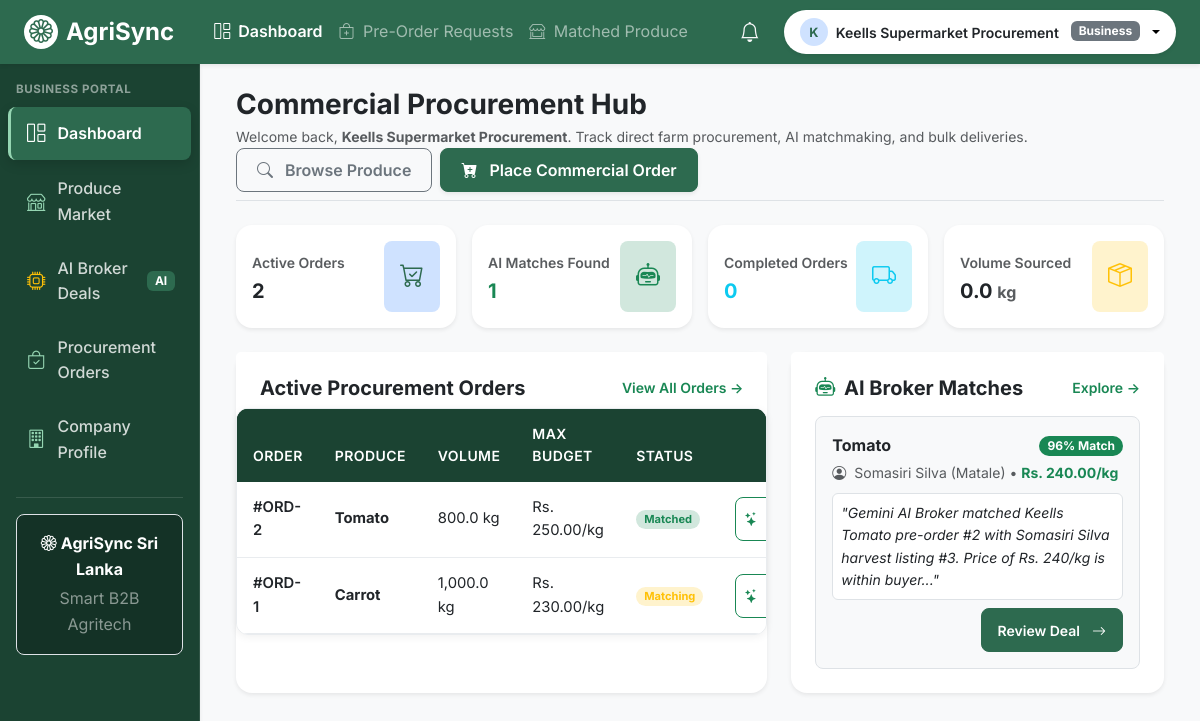
/business/dashboard.php (signed in), run on the app's committed database.
### tables this page shows
CREATE TABLE IF NOT EXISTS `order_requests` (
  `id` int(11) NOT NULL AUTO_INCREMENT,
  `business_id` int(11) NOT NULL,
  `crop_type` varchar(50) NOT NULL,
  `quantity_kg` decimal(10,2) NOT NULL,
  `max_price` decimal(10,2) NOT NULL,
  `delivery_date` date NOT NULL,
  `urgency` enum('low','medium','high') NOT NULL DEFAULT 'medium',
  `status` enum('pending','matching','matched','fulfilled','cancelled') NOT NULL DEFAULT 'pending',
  `notes` text DEFAULT NULL,
  `created_at` timestamp NOT NULL DEFAULT CURRENT_TIMESTAMP,
  `updated_at` timestamp NOT NULL DEFAULT CURRENT_TIMESTAMP ON UPDATE CURRENT_TIMESTAMP,
  PRIMARY KEY (`id`),
  KEY `business_id_index` (`business_id`),
  KEY `crop_type_index` (`crop_type`),
  KEY `status_index` (`status`),
  CONSTRAINT `fk_order_business` FOREIGN KEY (`business_id`) REFERENCES `users` (`id`) ON DELETE CASCADE
);

CREATE TABLE IF NOT EXISTS `order_matches` (
  `id` int(11) NOT NULL AUTO_INCREMENT,
  `order_id` int(11) NOT NULL,
  `listing_id` int(11) NOT NULL,
  `farmer_id` int(11) NOT NULL,
  `business_id` int(11) NOT NULL,
  `matched_price` decimal(10,2) NOT NULL,
  `agent_reasoning` text NOT NULL,
  `confidence_score` int(11) NOT NULL,
  `status` enum('proposed','accepted','rejected','completed') NOT NULL DEFAULT 'proposed',
  `created_at` timestamp NOT NULL DEFAULT CURRENT_TIMESTAMP,
  `updated_at` timestamp NOT NULL DEFAULT CURRENT_TIMESTAMP ON UPDATE CURRENT_TIMESTAMP,
  PRIMARY KEY (`id`),
  UNIQUE KEY `unique_match` (`order_id`,`listing_id`),
  KEY `farmer_id_index` (`farmer_id`),
  KEY `business_id_index` (`business_id`),
  KEY `status_index` (`status`),
  CONSTRAINT `fk_match_order` FOREIGN KEY (`order_id`) REFERENCES `order_requests` (`id`) ON DELETE CASCADE,
  CONSTRAINT `fk_match_listing` FOREIGN KEY (`listing_id`) REFERENCES `harvest_listings` (`id`) ON DELETE CASCADE,
  CONSTRAINT `fk_match_farmer` FOREIGN KEY (`farmer_id`) REFERENCES `users` (`id`) ON DELETE CASCADE,
  CONSTRAINT `fk_match_business` FOREIGN KEY (`business_id`) REFERENCES `users` (`id`) ON DELETE CASCADE
);

CREATE TABLE IF NOT EXISTS `users` (
  `id` int(11) NOT NULL AUTO_INCREMENT,
  `name` varchar(100) NOT NULL,
  `email` varchar(150) NOT NULL,
  `password_hash` varchar(255) NOT NULL,
  `role` enum('farmer','business','admin') NOT NULL,
  `phone` varchar(20) DEFAULT NULL,
  `district` varchar(50) DEFAULT NULL,
  `is_active` tinyint(1) NOT NULL DEFAULT 1,
  `created_at` timestamp NOT NULL DEFAULT CURRENT_TIMESTAMP,
  `updated_at` timestamp NOT NULL DEFAULT CURRENT_TIMESTAMP ON UPDATE CURRENT_TIMESTAMP,
  PRIMARY KEY (`id`),
  UNIQUE KEY `email_unique` (`email`),
  KEY `role_index` (`role`),
  KEY `district_index` (`district`)
);

### business/dashboard.php (the view, shortened to what the rows shown need)
<?php
$user_id = (int) ($_SESSION['user_id'] ?? 0);
$recent_orders = [];
$recent_matches = [];
try {
    $db = getDbConnection();
    $oRecent = $db->prepare("
        SELECT id, crop_type, quantity_kg, max_price, delivery_date, urgency, status, created_at
        FROM order_requests
        WHERE business_id = :business_id
        ORDER BY id DESC LIMIT 5
    ");
    $oRecent->execute([':business_id' => $user_id]);
    $recent_orders = $oRecent->fetchAll(PDO::FETCH_ASSOC);
    $mRecent = $db->prepare("
        SELECT
            m.id as match_id, m.order_id, m.matched_price, m.confidence_score, m.agent_reasoning, m.status as match_status, m.created_at,
            o.crop_type, o.quantity_kg,
            u.name as farmer_name, u.district as farmer_district
        FROM order_matches m
        JOIN order_requests o ON m.order_id = o.id
        JOIN users u ON m.farmer_id = u.id
        WHERE m.business_id = :business_id
        ORDER BY m.id DESC LIMIT 4
    ");
    $mRecent->execute([':business_id' => $user_id]);
    $recent_matches = $mRecent->fetchAll(PDO::FETCH_ASSOC);
} catch (Throwable $e) {
    error_log("Business Dashboard Error: " . $e->getMessage());
}
require_once __DIR__ . '/../includes/header.php';
?>
<div class="d-flex" style="min-height: 100vh;">
    <div class="flex-grow-1 bg-light p-4 overflow-auto">
        <div class="container-fluid max-w-7xl">
            <div class="d-flex flex-wrap align-items-center justify-content-between mb-4 pb-2 border-bottom">
                <div>
                    <h1 class="h3 fw-bold text-dark mb-1">
                        Commercial Procurement Hub
                    </h1>
                </div>
            </div>
            <div class="row g-4 mb-4">
                <div class="col-12 col-lg-7">
                    <div class="card border-0 shadow-sm rounded-4 h-100 bg-white">
                        <div class="card-body p-0">
                            <div class="table-responsive">
                                <table class="table table-hover align-middle mb-0">
                                    <thead class="table-light small">
                                        <tr>
                                            <th>Order</th>
                                            <th>Produce</th>
                                            <th>Volume</th>
                                            <th>Max Budget</th>
                                            <th>Status</th>
                                            <th class="text-end">Action</th>
                                        </tr>
                                    </thead>
                                    <tbody>
                                        <?php if (empty($recent_orders)): ?>
                                            <tr>
                                                <td colspan="6" class="text-center py-4 text-muted small">
                                                    No commercial orders placed yet.
                                                    <div class="mt-2">
                                                        <a href="place_order.php" class="btn btn-sm btn-primary rounded-3">Place First Order</a>
                                                    </div>
                                                </td>
                                            </tr>
                                        <?php else: ?>
                                            <?php foreach ($recent_orders as $order): ?>
                                                <?php
                                                    $st = $order['status'];
                                                    $badge = 'bg-secondary-subtle text-secondary';
                                                    if ($st === 'matching') $badge = 'bg-warning-subtle text-warning';
                                                    if ($st === 'matched') $badge = 'bg-success-subtle text-success';
                                                ?>
                                                <tr>
                                                    <td class="fw-semibold small">#ORD-<?= (int)$order['id'] ?></td>
                                                    <td class="fw-bold text-dark"><?= htmlspecialchars($order['crop_type'], ENT_QUOTES, 'UTF-8') ?></td>
                                                    <td class="small"><?= number_format($order['quantity_kg'], 1) ?> kg</td>
                                                    <td class="small">Rs. <?= number_format($order['max_price'], 2) ?>/kg</td>
                                                    <td>
                                                        <span class="badge rounded-pill <?= $badge ?> px-2 py-1 text-capitalize">
                                                            <?= htmlspecialchars($st, ENT_QUOTES, 'UTF-8') ?>
                                                        </span>
                                                    </td>
                                                    <td class="text-end">
                                                        <a href="matches.php?order_id=<?= (int)$order['id'] ?>" class="btn btn-sm btn-outline-success rounded-3 px-2 py-1" title="View AI Match">
                                                            <i class="bi bi-stars"></i> Matches
                                                        </a>
                                                    </td>
                                                </tr>
                                            <?php endforeach; ?>
                                        <?php endif; ?>
                                    </tbody>
                                </table>
                            </div>
                        </div>
                    </div>
                </div>
                <div class="col-12 col-lg-5">
                    <div class="card border-0 shadow-sm rounded-4 h-100 bg-white">
                        <div class="card-body p-4 pt-2">
                            <?php if (empty($recent_matches)): ?>
                                <div class="text-center py-4 text-muted small">
                                    <i class="bi bi-stars fs-2 d-block mb-2 text-warning"></i>
                                    Place an order to trigger our autonomous AI Broker matchmaker.
                                </div>
                            <?php else: ?>
                                <div class="d-flex flex-column gap-3">
                                    <?php foreach ($recent_matches as $m): ?>
                                        <div class="p-3 bg-light rounded-3 border">
                                            <div class="d-flex justify-content-between align-items-center mb-1">
                                                <span class="fw-bold text-dark"><?= htmlspecialchars($m['crop_type'], ENT_QUOTES, 'UTF-8') ?></span>
                                                <span class="badge bg-success rounded-pill px-2 py-1">
                                                    <?= (int)$m['confidence_score'] ?>% Match
                                                </span>
                                            </div>
                                            <div class="small text-muted mb-2">
                                                <span><i class="bi bi-person-circle me-1"></i> <?= htmlspecialchars($m['farmer_name'], ENT_QUOTES, 'UTF-8') ?> (<?= htmlspecialchars($m['farmer_district'], ENT_QUOTES, 'UTF-8') ?>)</span> &bull;
                                                <strong class="text-success">Rs. <?= number_format($m['matched_price'], 2) ?>/kg</strong>
                                            </div>
                                            <p class="small text-dark fst-italic mb-2 bg-white p-2 rounded border">
                                                "<?= htmlspecialchars(mb_strimwidth($m['agent_reasoning'], 0, 130, '...'), ENT_QUOTES, 'UTF-8') ?>"
                                            </p>
                                            <div class="text-end">
                                                <a href="matches.php?order_id=<?= (int)$m['order_id'] ?>" class="btn btn-sm btn-primary rounded-3 px-3 py-1">
                                                    Review Deal <i class="bi bi-arrow-right ms-1"></i>
                                                </a>
                                            </div>
                                        </div>
                                    <?php endforeach; ?>
                                </div>
                            <?php endif; ?>
                        </div>
                    </div>
                </div>
            </div>
        </div>
    </div>
</div>
<?php require_once __DIR__ . '/../includes/footer.php'; ?>

### data on the page
order_requests: id "2", crop_type "Tomato", quantity_kg "800.0", max_price "250.00", status "Matched"
order_requests: id "1", crop_type "Carrot", quantity_kg "1,000.0", max_price "230.00", status "Matching"
order_matches: order.crop_type "Tomato", confidence_score "96", farmer.name "Somasiri Silva", farmer.district "Matale", matched_price "240.00", agent_reasoning "Gemini AI Broker matched Keells Tomato pre-order #2 with Somasiri Silva harvest listing #3. Price of Rs. 240/kg is within buyer..."

### other printed values
substr($user_name, 0, 1) "K"
$user_name "Keells Supermarket Procurement"
$user_role "Business"
$user_role "BUSINESS"
$stats['active_orders'] "2"
$stats['ai_matches'] "1"
$stats['completed_deliveries'] "0"
$stats['total_kg_sourced'] "0.0"
